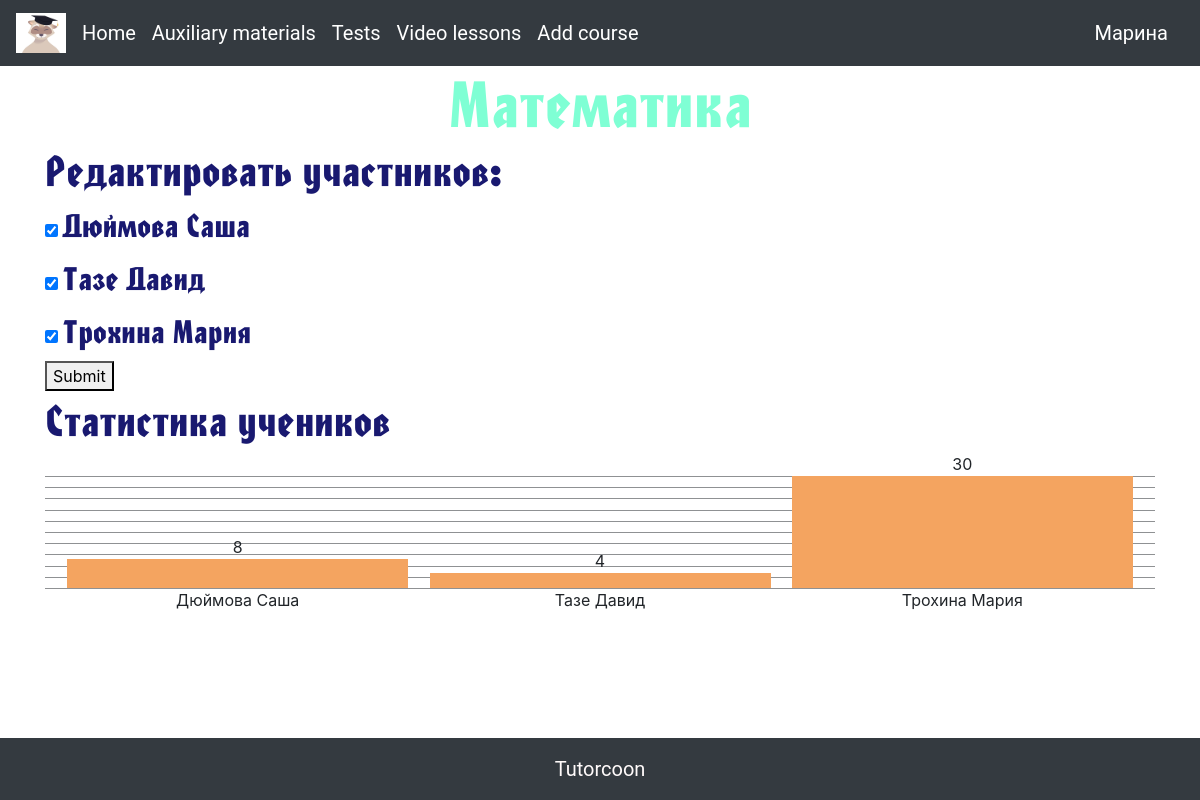
Screenshot of /course/1 (signed in) with the database file from the repository.
### data/users.py (models this page shows, shortened)
class User(SqlAlchemyBase, UserMixin):
    __tablename__ = 'all_users'
    id = sqlalchemy.Column(sqlalchemy.Integer, primary_key=True, autoincrement=True)
    name = sqlalchemy.Column(sqlalchemy.String, nullable=True)
    surname = sqlalchemy.Column(sqlalchemy.String, nullable=True)
    phone_number = sqlalchemy.Column(sqlalchemy.String, nullable=True)
    email = sqlalchemy.Column(sqlalchemy.String, nullable=True)
    avatar = sqlalchemy.Column(sqlalchemy.String, nullable=True)
    status = sqlalchemy.Column(sqlalchemy.String, nullable=True)
    hashed_password = sqlalchemy.Column(sqlalchemy.String, nullable=True)
    students = orm.relationship("Student", backref="all_users")
    tutors = orm.relationship("Tutor", backref='all_users')
    parents = orm.relationship("Parent", backref='all_users')

### data/lessons.py (models this page shows, shortened)
class Lesson(SqlAlchemyBase, UserMixin):
    __tablename__ = 'lessons'
    id = sqlalchemy.Column(sqlalchemy.Integer, primary_key=True, autoincrement=True)
    name = sqlalchemy.Column(sqlalchemy.String, nullable=True)
    id_tutor = sqlalchemy.Column(sqlalchemy.Integer, sqlalchemy.ForeignKey('tutors.id_user'))
    students_and_when = sqlalchemy.Column(sqlalchemy.JSON, nullable=True, default={"id_of_students": [],
                                                                                   "when": []})
    homeworks = sqlalchemy.Column(sqlalchemy.JSON, nullable=True, default={})
    scores = sqlalchemy.Column(sqlalchemy.JSON, nullable=True, default={})

### data/students.py (models this page shows, shortened)
class Student(SqlAlchemyBase, UserMixin):
    __tablename__ = 'students'
    id = sqlalchemy.Column(sqlalchemy.Integer, primary_key=True, autoincrement=True)
    name = sqlalchemy.Column(sqlalchemy.String, nullable=True)
    surname = sqlalchemy.Column(sqlalchemy.String, nullable=True)
    id_user = sqlalchemy.Column(sqlalchemy.Integer, sqlalchemy.ForeignKey('all_users.id'))
    tutors_and_parents_and_lessons = sqlalchemy.Column(sqlalchemy.JSON, nullable=True, default={"id_of_tutors": [],
                                                                       "id_of_lessons": [], "id_of_parents": []})

### main.py (the view, shortened to what this page needs)
@app.route("/course/<int:lesson_id>")
def course(lesson_id):
    db_sess = db_session.create_session()
    lesson = db_sess.query(Lesson).filter(Lesson.id == lesson_id).first()
    if current_user.status == 'tutor':
        sp_id_of_students_already = lesson.students_and_when['id_of_students']
        tutor = db_sess.query(Tutor).filter(Tutor.id_user == current_user.id).first()
        sp_stud_id = tutor.students_and_lessons['id_of_students']
        if len(lesson.scores.items()) != 0:
            max_zn = sorted(lesson.scores.items(), key=lambda x: -x[1])[0][1]
        else:
            max_zn = 0
        sp_scores = []
        sp_stud = []
        for i in sp_stud_id:
            sp_stud.append(db_sess.query(Student).filter(Student.id_user == i).first())
        for i in sp_id_of_students_already:
            student = db_sess.query(Student).filter(Student.id_user == i).first()
            if str(i) in lesson.scores.keys():
                sp_scores.append([lesson.scores[str(i)] * 100 // max_zn, lesson.scores[str(i)], f'{student.surname} {student.name}'])
            else:
                sp_scores.append([0, 0, f'{student.surname} {student.name}'])
        return render_template("course_for_tutor.html", lesson=lesson, sp_stud=sp_stud,
                               sp_id_of_students_already=sp_id_of_students_already, sp_scores=sp_scores)

### data/db_session.py (called while the page is built)
def create_session() -> Session:
    global __factory
    return __factory()

### main.py (called while the page is built)
@login_manager.user_loader
def load_user(user_id):
    db_sess = db_session.create_session()
    return db_sess.query(User).get(user_id)

### templates/course_for_tutor.html (shortened to what this page needs)
{% extends 'base.html' %}
{% block content %}
<link rel="stylesheet" type="text/css" href="/static/css/course_for_tutor.css">
<h1>{{ lesson.name }}</h1>
<h2>Редактировать участников:</h2>
<form method="POST" action="/change_students/{{ lesson.id }}">
    {% for i in sp_stud %}
    {% if i.id_user in sp_id_of_students_already %}
    <div class="checkbox">
    <input type="checkbox" name="{{ i.id_user }}" value="{{ i.id_user }}" checked>
    <label>{{ i.surname }} {{ i.name }}</label>
    </div>
    {% else %}
    <div class="checkbox">
    <input type="checkbox" name="{{ i.id_user }}" value="{{ i.id_user }}">
    <label>{{ i.surname }} {{ i.name }}</label>
    </div>
    {% endif %}
    {% endfor %}
    <button type="submit">Submit</button>
</form>
<h2>Статистика учеников</h2>
<div class="simple-bar-chart">
    {% for i in sp_scores %}
    <div class="item" style="--clr: #F4A460; --val: {{ i[0]}}">
        <div class="label">{{ i[2] }}</div>
        <div class="value">{{ i[1] }}</div>
    </div>
    {% endfor %}
</div>
{% endblock %}

### templates/base.html (shortened to what this page needs)
<!doctype html>
<html lang="en">
  <head>
    <link rel="stylesheet"
          href="https://stackpath.bootstrapcdn.com/bootstrap/4.4.1/css/bootstrap.min.css"
>
    <link rel="stylesheet" type="text/css" href="/static/css/main.css">
  </head>
  <body>
    <nav class="navbar navbar-expand-lg navbar-dark bg-dark">
      <a href="/" class="navbar-brand">
        <img src="/static/img/html/emblem.jpg" width="50" height="40" alt="logo">
      </a>
      <div class="collapse navbar-collapse" id="navbarSupportedContent">
        <ul class="navbar-nav mr-auto">
          <li class="nav-item active">
            <a class="navbar-brand" href="/">Home</a>
          </li>
          <li class="nav-item active">
            <a class="navbar-brand" href="/help_materials">Auxiliary materials</a>
          </li>
          <li class="nav-item active">
            <a class="navbar-brand" href="/tests">Tests</a>
          </li>
          <li class="nav-item active">
            <a class="navbar-brand" href="/video_lessons">Video lessons</a>
          </li>
          {% if current_user.status == 'tutor' %}
          <li class="nav-item active">
            <a class="navbar-brand" href="/add_course">Add course</a>
          </li>
          {% endif %}
        </ul>
      </div>
      <a class="navbar-brand" href="/user_page">{{ current_user.name }}</a>
    </nav>
  <main role="main" class="container">
    {% block content %}{% endblock %}
  </main>
  </body>
<footer class="bg-dark text-center text-lg-start" style="margin-top: 30px">
  <div class="text-center p-3" style="color: Snow; font-family: Roboto; font-size: 20px">
    Tutorcoon
  </div>
</footer>
</html>

### static/css/main.css (style rules this page uses)
body { background-image: url(/static/img/html/main_page_fon.png); background-repeat: no-repeat; background-position: center center; background-attachment: fixed; -webkit-background-size: cover; -moz-background-size: cover; -o-background-size: cover; background-size: cover; }
body { min-height: 100vh; position: relative; margin: 0; padding-bottom: 100px; //height of the footer box-sizing: border-box; }
footer { position: absolute; bottom: 0; width: 100%; }
a { box-sizing: border-box; font-family: 'Roboto'; list-style: none; margin: 0; outline: none; padding: 0; }

### static/css/course_for_tutor.css (style rules this page uses)
h1 { text-align: center; font-family: 'FontName bold'; font-size: 60px; color: #7FFFD4 }
label { font-family: 'FontName bold'; font-size: 30px; color: #191970 }
h2 { color: #191970; font-family: 'FontName bold'; font-size: 40px; margin-top: 5px }
.simple-bar-chart { --line-count: 10; --line-color: currentcolor; --line-opacity: 0.5; --item-gap: 2%; --item-default-color: #060606; height: 10rem; display: grid; grid-auto-flow: column; gap: var(--item-gap); align-items: end; padding-inline: var(--item-gap); --padding-block: 1.5rem; padding-block: var(--padding-block); position: relative; isolation: isolate; }
.simple-bar-chart::after { content: ""; position: absolute; inset: var(--padding-block) 0; z-index: -1; --line-width: 1px; --line-spacing: calc(100% / var(--line-count)); background-image: repeating-linear-gradient(to top, transparent 0 calc(var(--line-spacing) - var(--line-width)), var(--line-color) 0 var(--line-spacing)); box-shadow: 0 var(--line-width) 0 var(--line-color); opacity: var(--line-opacity); }
.simple-bar-chart > .item { height: calc(1% * var(--val)); background-color: var(--clr, var(--item-default-color)); position: relative; animation: item-height 1s ease forwards }
.simple-bar-chart > .item > * { position: absolute; text-align: center }
.simple-bar-chart > .item > .label { inset: 100% 0 auto 0 }
.simple-bar-chart > .item > .value { inset: auto 0 100% 0 }

### rows the page displays
User: name "Марина"
Lesson: name "Математика"
Student: surname "Дюймова", name "Саша"
Student: surname "Тазе", name "Давид"
Student: surname "Трохина", name "Мария"

### other values shown
{{ i[2] }} "Дюймова Саша" "Тазе Давид" "Трохина Мария"
{{ i[1] }} "8" "4" "30"
